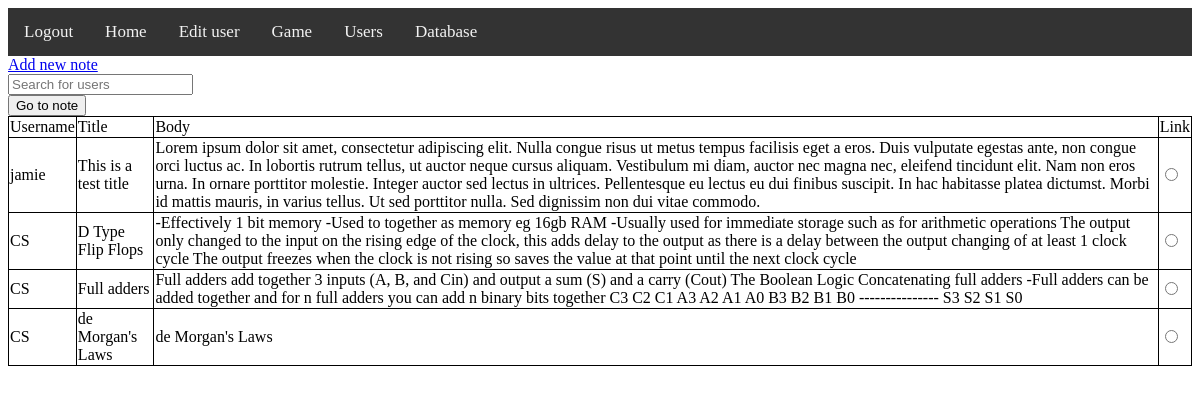
/game/notes/ (signed in), run on an earlier commit of the app's database.
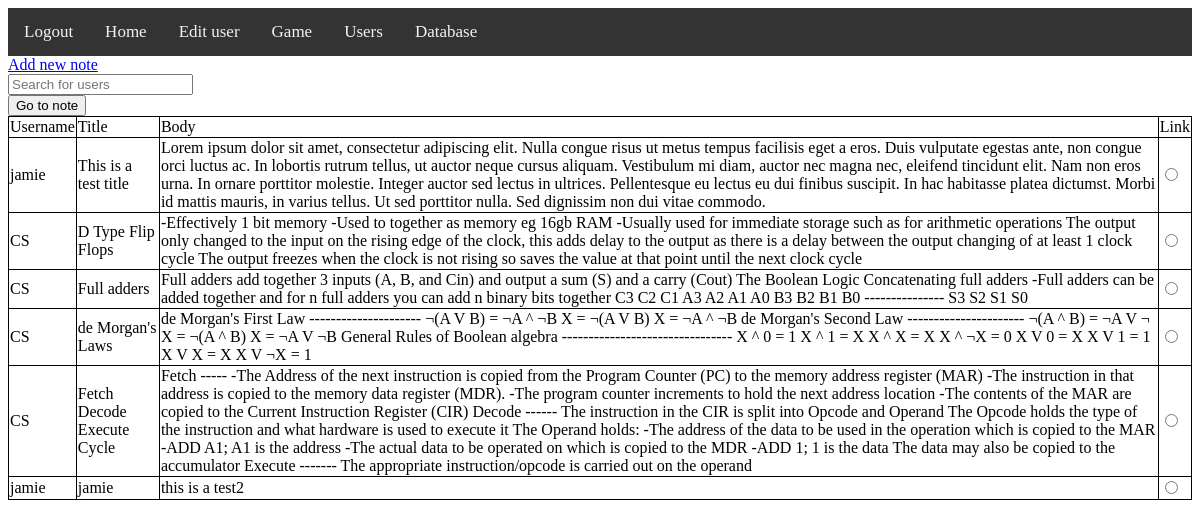
And on a later commit of the database.
### tables this page shows
CREATE TABLE notes (username characters(100),title characters(100),note characters(100),password characters(100));

### challenges/notes.py (the view, shortened to what this page needs)
@notes_bp.route("/view/", methods=["POST","GET"])
@notes_bp.route("/", methods=["POST","GET"])
def home():
    if "username" not in session: #if the user is not logged in
        session["redirect"] = "challenges.notes.home" #set a return adress
        return redirect(url_for("functions.login")) #log them in
    if session["role"] in admin_roles: # if the user is an admin
        return render_template("challenges/notes/home.html", notes=notes_db.read()) # get notes from all users
    return render_template("challenges/notes/home.html", notes=notes_db.select(session["username"],1)) #load the home page

### database_mod.py (called while the page is built)
    def read(self):
        self.c.execute(f"SELECT * FROM {self.table}")
        self.conn.commit()
        self.lines = self.c.fetchall()
        return self.lines

### challenges/templates/challenges/notes/home.html (shortened to what this page needs)
{% extends "base.html" %}
{% block content %}
<a href={{ url_for('challenges.notes.new_note') }}>Add new note</a>
<br>
<input type="text" onkeyup="table_search()" id="search_box" placeholder="Search for users">
<form method="POST" action="#">
<table id="sort_table_id">
<input type="submit" value="Go to note">
<tr>
    <td onclick="sort_alph(0)">Username</td>
    <td onclick="sort_alph(1)">Title</td>
    <td onclick="sort_alph(2)">Body</td>
    <td>Link</td>
</tr>
{% for note in notes %}
<tr>
    <td>{{note[0]}}</td>
    <td>{{note[1]}}</td>
    <td>{{note[2]}}</td>
    <td><input type="radio" value="{{note[0]}}¦|{{note[1]}}" name="picked_note"> </td>
</tr>
{% endfor %}
</table>
{% endblock %}

### templates/base.html (shortened to what this page needs)
<!doctype html>
<html>
<head>
<link rel="stylesheet" href="{{ url_for('static',filename='styles/base.css') }}">
</head>
<body>
    <div class="topnav">
        <a href="/logout">Logout</a>
        <a href="/">Home</a>
        <a href="/user/">Edit user</a>
        <a href="/game/">Game</a>
        <a href="/users/">Users</a>
        <a href="/database/">Database</a>
    </div>
    {% block content %}{% endblock %}
</body>
</html>

### static/styles/base.css (style rules this page uses)
.topnav { background-color: #333; overflow: hidden; }
.topnav { overflow: hidden; background-color: #333; }
.topnav a { float: left; color: #f2f2f2; text-align: center; padding: 14px 16px; text-decoration: none; font-size: 17px; }
table, td, th { border: 1px solid black; }
table { width: 100%; border-collapse: collapse; }

What changed in the data, as far as the page shows it:
changed notes "de Morgan's Laws": note "de Morgan's Laws" → "de Morgan's First Law --------------------- ¬(A V B) = ¬A ^ ¬B X = ¬(A V B) X = ¬A ^ ¬B de Morgan's Second Law ---------------------- ¬(A ^ B) = ¬A V ¬ X = ¬(A ^ B) X = ¬A V ¬B General Rules of Boolean algebra -------------------------------- X ^ 0 = 1 X ^ 1 = X X ^ X = X X ^ ¬X = 0 X V 0 = X X V 1 = 1 X V X = X X V ¬X = 1"
added notes: username "CS", title "Fetch Decode Execute Cycle", note "Fetch ----- -The Address of the next instruction is copied from the Program Counter (PC) to the memory address register (MAR) -The instruction in that address is copied to the memory data register (MDR). -The program counter increments to hold the next address location -The contents of the MAR are copied to the Current Instruction Register (CIR) Decode ------ The instruction in the CIR is split into Opcode and Operand The Opcode holds the type of the instruction and what hardware is used to execute it The Operand holds: -The address of the data to be used in the operation which is copied to the MAR -ADD A1; A1 is the address -The actual data to be operated on which is copied to the MDR -ADD…"
added notes: username "jamie", title "jamie", note "this is a test2"
